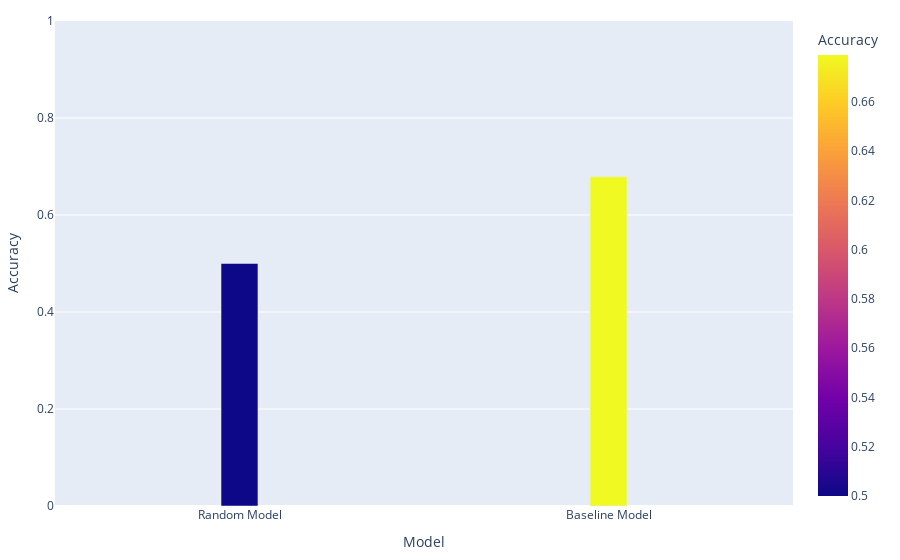

Write notebook code for a chart like this one.
### Code cell
models = [['Random Model', 0.500], ['Baseline Model', 0.679]]
models_df = pd.DataFrame(models, columns = ['Model', 'Accuracy'])

import plotly.express as px
fig = px.bar(models_df, x='Model', y='Accuracy', color='Accuracy')
fig.update_layout(margin=dict(l=20, r=20, t=20, b=20), bargap = 0.9, yaxis=dict(range=[0, 1]))
fig.show()

### Figure 1 — Plotly figure (JSON) as saved in the notebook; plotly's stock layout.template omitted (floating-point values rounded to 4 significant figures)
{"data": [{"alignmentgroup": "True", "hovertemplate": "Model=%{x}<br>Accuracy=%{marker.color}<extra></extra>", "legendgroup": "", "marker": {"color": [0.5, 0.679], "coloraxis": "coloraxis"}, "name": "", "offsetgroup": "", "orientation": "v", "showlegend": false, "textposition": "auto", "type": "bar", "x": ["Random Model", "Baseline Model"], "xaxis": "x", "y": [0.5, 0.679], "yaxis": "y"}], "layout": {"bargap": 0.9, "barmode": "relative", "coloraxis": {"colorbar": {"title": {"text": "Accuracy"}}, "colorscale": [[0, "#0d0887"], [0.1111, "#46039f"], [0.2222, "#7201a8"], [0.3333, "#9c179e"], [0.4444, "#bd3786"], [0.5556, "#d8576b"], [0.6667, "#ed7953"], [0.7778, "#fb9f3a"], [0.8889, "#fdca26"], [1, "#f0f921"]]}, "legend": {"tracegroupgap": 0}, "margin": {"b": 20, "l": 20, "r": 20, "t": 20}, "xaxis": {"anchor": "y", "domain": [0, 1], "title": {"text": "Model"}}, "yaxis": {"anchor": "x", "domain": [0, 1], "range": [0, 1], "title": {"text": "Accuracy"}}}}
